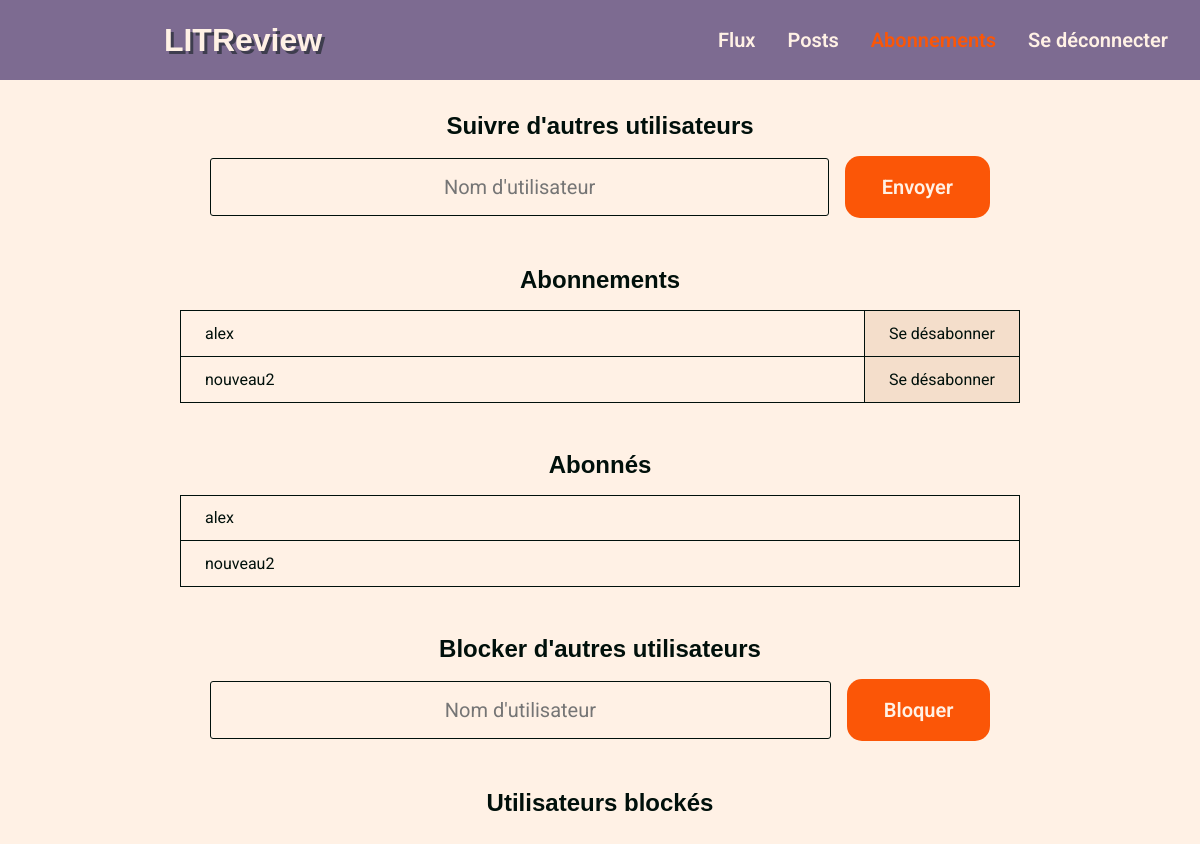
The app's page /subscription/follow/ (signed in) with its own data.
### litrevu/models.py (models this page shows)
class UserFollows(models.Model):
    user = models.ForeignKey(to=settings.AUTH_USER_MODEL,
                             on_delete=models.CASCADE,
                             related_name='following')
    followed_user = models.ForeignKey(to=settings.AUTH_USER_MODEL,
                                      on_delete=models.CASCADE,
                                      related_name='followed_by')
    class Meta:
        unique_together = ('user', 'followed_user',)

### myauth/models.py (models this page shows)
class User(AbstractUser):
    pass

### litrevu/views.py (the view, shortened to what this page needs)
# urls.py: path('subscription/follow/', litrevu.views.FollowView.as_view(), name='follow'),
class FollowView(BaseRelationView):
    """
    View for creating a relation of follower/followed between two users
    """

### litrevu/forms.py
class UserFollowsForm(forms.Form):
    username = forms.CharField(
        max_length=128,
        label='',
        widget=forms.TextInput(attrs={'placeholder': "Nom d'utilisateur",
                                      'class': 'newRelationBlock__input'}),
    )

class UserBlocksForm(forms.Form):
    username = forms.CharField(
        max_length=128,
        label='',
        widget=forms.TextInput(attrs={'placeholder': "Nom d'utilisateur",
                                      'class': 'newRelationBlock__input'}),
    )

### litrevu/views.py (called while the page is built)
    def get_context_data(self, request, follow_form=None, block_form=None):
        followed = models.UserFollows.objects.filter(user=request.user).select_related('followed_user')
        following = models.UserFollows.objects.filter(followed_user=request.user).select_related('user')
        blocked = models.UserBlocks.objects.filter(user=request.user).select_related('blocked_user')
        if not follow_form:
            follow_form = self.form_class_follow()
        if not block_form:
            block_form = self.form_class_block()
        return {
            'followed': followed,
            'following': following,
            'blocked': blocked,
            'follow_form': follow_form,
            'block_form': block_form
        }

    def get(self, request):
        context = self.get_context_data(request)
        return render(request, self.template_name, context=context)

### templates/litrevu/subscription.html (shortened to what this page needs)
{% extends 'base.html' %}
{% block content %}
    <div class="subscriptionPage">
        <div class="newRelationBlock">
            <h2 class="newRelationBlock__title">Suivre d'autres utilisateurs</h2>
            <form method="POST" action="{% url 'follow' %}" class="newRelationBlock__form">
                {{ follow_form.as_p }}
                <button name="follow_submit" type="submit" role="button" class="newRelationBlock__button">Envoyer</button>
            </form>
        </div>
        <div class="relationBlock">
            <h2 class="relationBlock__title">Abonnements</h2>
            <table class="relationBlock__table">
            {% for follow in followed %}
                <tr class="relationBlock__tr">
                    <td class="relationBlock__td">
                        {{ follow.followed_user.username }}
                    </td>
                    <td class="relationBlock__td relationBlock__td--button">
                        <form method="post"
                              action="{% url 'follow_delete' follow.id %}"
                              class="relationBlock__form">
                            <button name="follow_delete_submit"
                                    role="button"
                                    type="submit"
                                    class="relationBlock__button">
                            Se désabonner
                            </button>
                        </form>
                    </td>
                </tr>
            {% endfor %}
            </table>
        </div>
        <div class="relationBlock">
            <h2 class="relationBlock__title">Abonnés</h2>
            <table class="relationBlock__table">
            {% for follow in following %}
                <tr class="relationBlock__tr">
                    <td class="relationBlock__td">
                        {{ follow.user.username }}
                    </td>
                </tr>
            {% endfor %}
            </table>
        </div>
        <div class="newRelationBlock">
            <h2 class="newRelationBlock__title">Blocker d'autres utilisateurs</h2>
            <form method="POST" action="{% url 'block' %}"  class="newRelationBlock__form">
                {{ block_form.as_p }}
                <button name="block_submit" type="submit" role="button" class="newRelationBlock__button">Bloquer</button>
            </form>
        </div>
        <div class="relationBlock">
            <h2 class="relationBlock__title">Utilisateurs blockés</h2>
        </div>
    </div>
{% endblock content %}

### mystatic/css/style.css (style rules this page uses)
html { overflow-y: scroll; }
* { margin: 0; padding: 0; box-sizing: border-box; }
body, a, button { font-family: "Roboto", sans-serif; }
body { display: flex; flex-direction: column; width: 100%; align-items: center; justify-content: center; background-color: #FFF1E5; color: #00100B; }
h1, h2, h3, h4, h5, h6 { font-family: "Poppins", sans-serif; }
.subscriptionPage { display: flex; flex-direction: column; justify-content: center; align-items: center; gap: 3rem; padding: 2rem 0; width: 100%; }
.subscriptionPage .newRelationBlock { display: flex; flex-direction: column; justify-content: center; align-items: stretch; gap: 1rem; min-width: 65%; }
.subscriptionPage .newRelationBlock__title { text-align: center; }
.subscriptionPage .newRelationBlock__form { display: flex; flex-direction: row; justify-content: center; align-items: center; gap: 1rem; }
.subscriptionPage .newRelationBlock__form p { flex: 1; }
.subscriptionPage .newRelationBlock__input { all: unset; padding: 1rem 2rem; border: 1px solid #00100B; border-radius: 3px; font-size: 20px; box-sizing: border-box; width: 100%; text-align: center; }
.subscriptionPage .newRelationBlock__button { appearance: none; background-color: #FB5607; border: transparent; border-radius: 15px; color: #FFF1E5; cursor: pointer; display: inline-block; font-size: 20px; font-weight: 600; line-height: normal; margin: 0; min-height: 3rem; min-width: 0; outline: none; padding: 1.2rem 2.3rem; text-align: center; text-decoration: none; transition: all 300ms cubic-bezier(0.23, 1, 0.32, 1); user-select: none; -webkit-user-select: none; touch-action: manipulation; will-change: transform; }
.subscriptionPage .relationBlock { display: flex; flex-direction: column; justify-content: center; align-items: stretch; gap: 1rem; min-width: 70%; }
.subscriptionPage .relationBlock__title { text-align: center; }
.subscriptionPage .relationBlock__table { width: 100%; border-collapse: collapse; border: 1px solid #00100B; }
.subscriptionPage .relationBlock__form { height: 100%; display: flex; align-items: center; justify-content: center; margin: 0; }
.subscriptionPage .relationBlock__td { padding: 0.8rem 1.5rem; text-align: left; vertical-align: middle; border: 1px solid #00100B; font-size: 16px; }
.subscriptionPage .relationBlock__td--button { width: 15%; white-space: nowrap; background-color: #F4DECB; color: #00100B; cursor: pointer; transition: all 0.3s ease; }
.subscriptionPage .relationBlock__button { font-size: inherit; color: inherit; background-color: transparent; border: inherit; cursor: pointer; text-align: center; }

### records on screen
UserFollows: followed_user.username "alex"
UserFollows: followed_user.username "nouveau2"
UserFollows: user.username "alex"
UserFollows: user.username "nouveau2"
